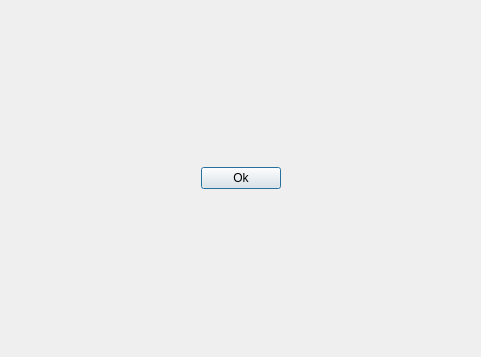
<?xml version="1.0" encoding="UTF-8"?>
<ui version="4.0">
 <class>TableDialog</class>
 <widget class="QDialog" name="TableDialog">
  <property name="geometry">
   <rect>
    <x>0</x>
    <y>0</y>
    <width>481</width>
    <height>357</height>
   </rect>
  </property>
  <property name="windowTitle">
   <string>Dialog</string>
  </property>
  <layout class="QVBoxLayout" name="verticalLayout" stretch="0">
   <item>
    <widget class="QWidget" name="widget" native="true">
     <layout class="QHBoxLayout" name="horizontalLayout">
      <item>
       <spacer name="horizontalSpacer">
        <property name="orientation">
         <enum>Qt::Horizontal</enum>
        </property>
        <property name="sizeHint" stdset="0">
         <size>
          <width>40</width>
          <height>20</height>
         </size>
        </property>
       </spacer>
      </item>
      <item>
       <widget class="QPushButton" name="pushButton">
        <property name="text">
         <string>Ok</string>
        </property>
       </widget>
      </item>
      <item>
       <spacer name="horizontalSpacer_2">
        <property name="orientation">
         <enum>Qt::Horizontal</enum>
        </property>
        <property name="sizeHint" stdset="0">
         <size>
          <width>40</width>
          <height>20</height>
         </size>
        </property>
       </spacer>
      </item>
     </layout>
    </widget>
   </item>
  </layout>
 </widget>
 <resources/>
 <connections/>
</ui>
